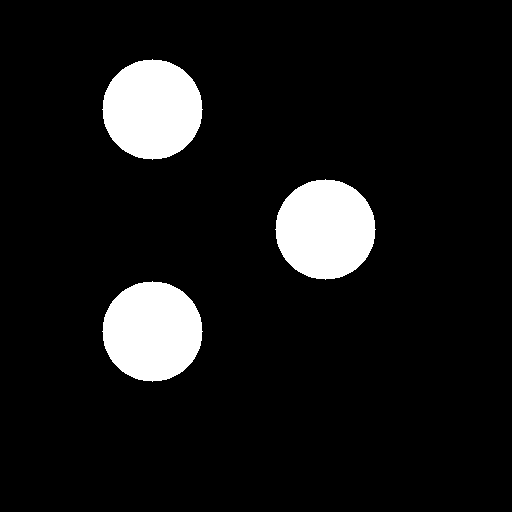
#> input picture opencvFirst/img/banImg.png, 512 x 512 px
$ python _17_findContour.py
#> lines starting #> are read from the running program, lines starting #| are printed output that depends on the picture; after the words box and inside, x2 and y2 are one past the last pixel; in counts of white or black regions, pixels touching at a corner belong together
#Contour is a curve joining all the continuous points along the boundary having the same
# color or intensity. The contours are very useful for shape analysis and object detection.

import cv2
import numpy as np
import matplotlib.pyplot as plt

# Load the image
img = cv2.imread('./img/banImg.png')
#> img is the input picture: shape (512, 512, 3); 9% white; 3 white regions, box (x1, y1, x2, y2) and area: (102, 59, 203, 160) 7845, (275, 179, 376, 280) 7845, (102, 281, 203, 382) 7845

# Convert to grayscale
gray = cv2.cvtColor(img, cv2.COLOR_BGR2GRAY)

# Canny edge detection
canny = cv2.Canny(gray, 30, 200)
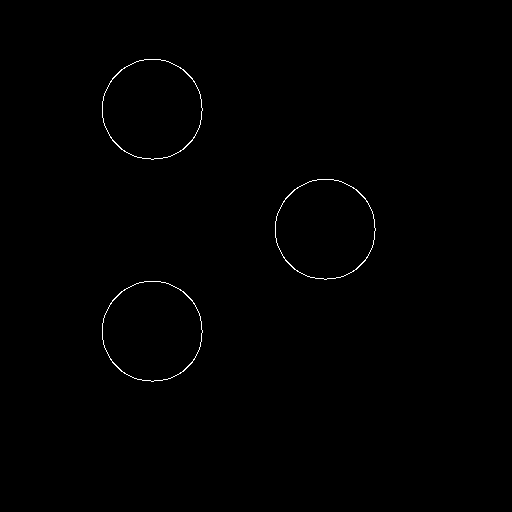
#> canny: shape (512, 512); 0.38% white in thin lines or dots, all inside (x1, y1, x2, y2) = (102, 59, 376, 382)

# Find contours
contours, hierarchy = cv2.findContours(canny,
                                       cv2.RETR_CCOMP,
                                       cv2.CHAIN_APPROX_NONE)
#> contours = 6 contours; box (x1, y1, x2, y2) and area: (102, 281, 203, 382) 7866, (275, 179, 376, 280) 7866, (102, 59, 203, 160) 7866, (102, 281, 203, 382) 7820, (275, 179, 376, 280) 7820, (102, 59, 203, 160) 7820

print("Number of Contours = ", len(contours))
#| Number of Contours =  6

# Draw contours on a copy of the image
contour_img = img.copy()
cv2.drawContours(contour_img, contours, -1, (0, 255, 0), 3)
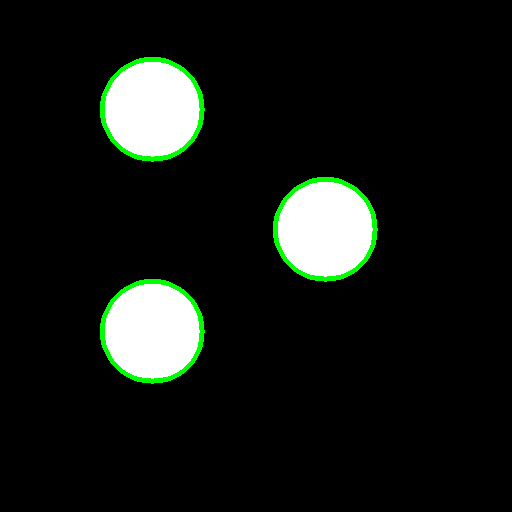
#> contour_img: shape (512, 512, 3); 1.67% of pixels changed, all inside (x1, y1, x2, y2) = (100, 57, 378, 384)

# Convert BGR → RGB for matplotlib
img_rgb = cv2.cvtColor(img, cv2.COLOR_BGR2RGB)
contour_rgb = cv2.cvtColor(contour_img, cv2.COLOR_BGR2RGB)

# Show results with matplotlib
titles = ['Original', 'Grayscale', 'Canny Edges', 'Contours']
images = [img_rgb, gray, canny, contour_rgb]

plt.figure(figsize=(10, 6))
for i in range(4):
    plt.subplot(2, 2, i+1)
    if i == 1 or i == 2:  # gray and canny are single channel
        plt.imshow(images[i], cmap='gray')
    else:
        plt.imshow(images[i])
    plt.title(titles[i])
    plt.axis('off')

plt.tight_layout()
plt.show()
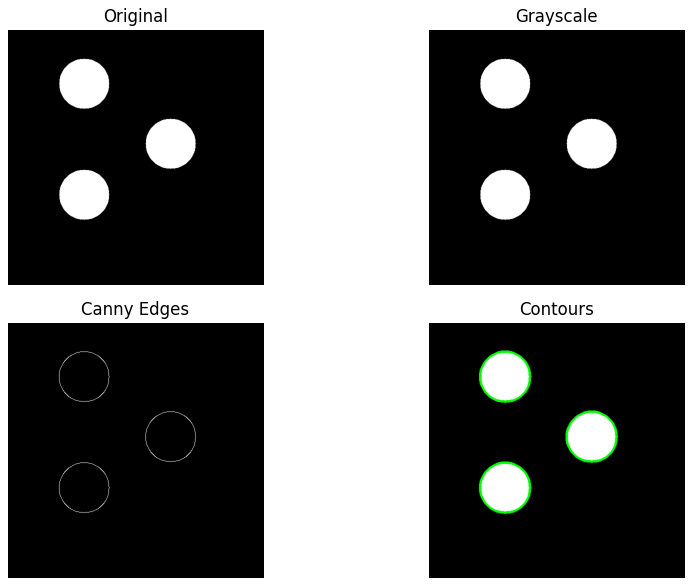
#> figure drawn by matplotlib, 4 panels

cv2.waitKey(0)
cv2.destroyAllWindows()

# python _17_findContour.py
